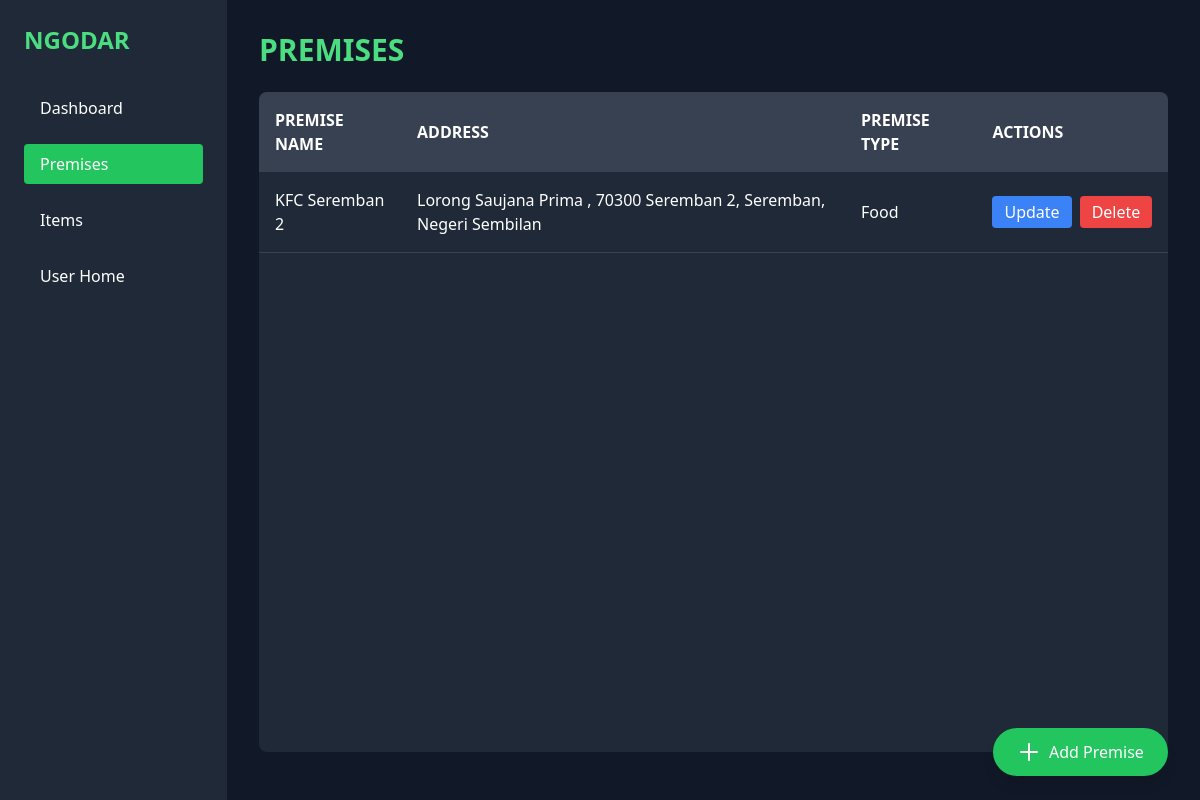
/merchant-home/premise/ (signed in), run on an earlier commit of the app's database.
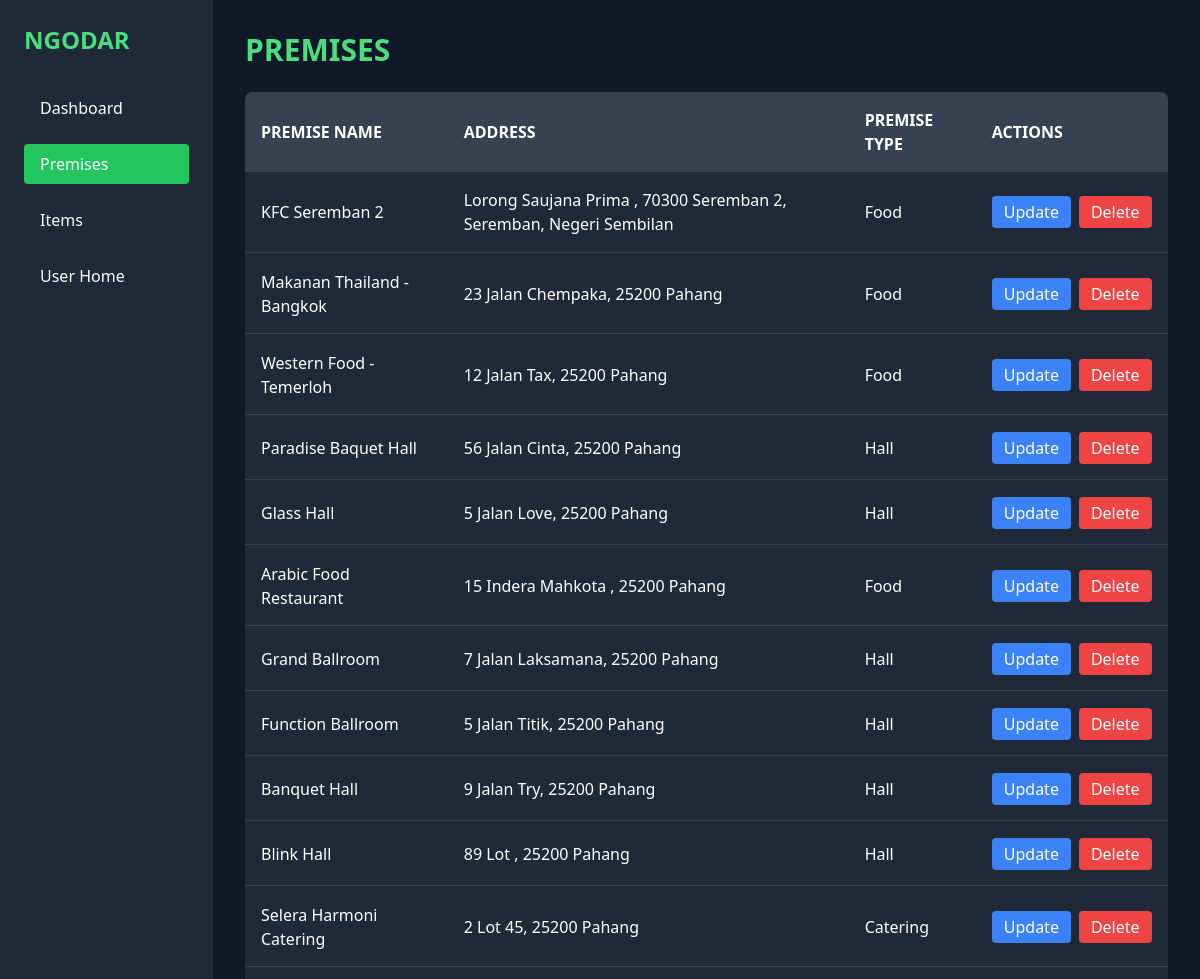
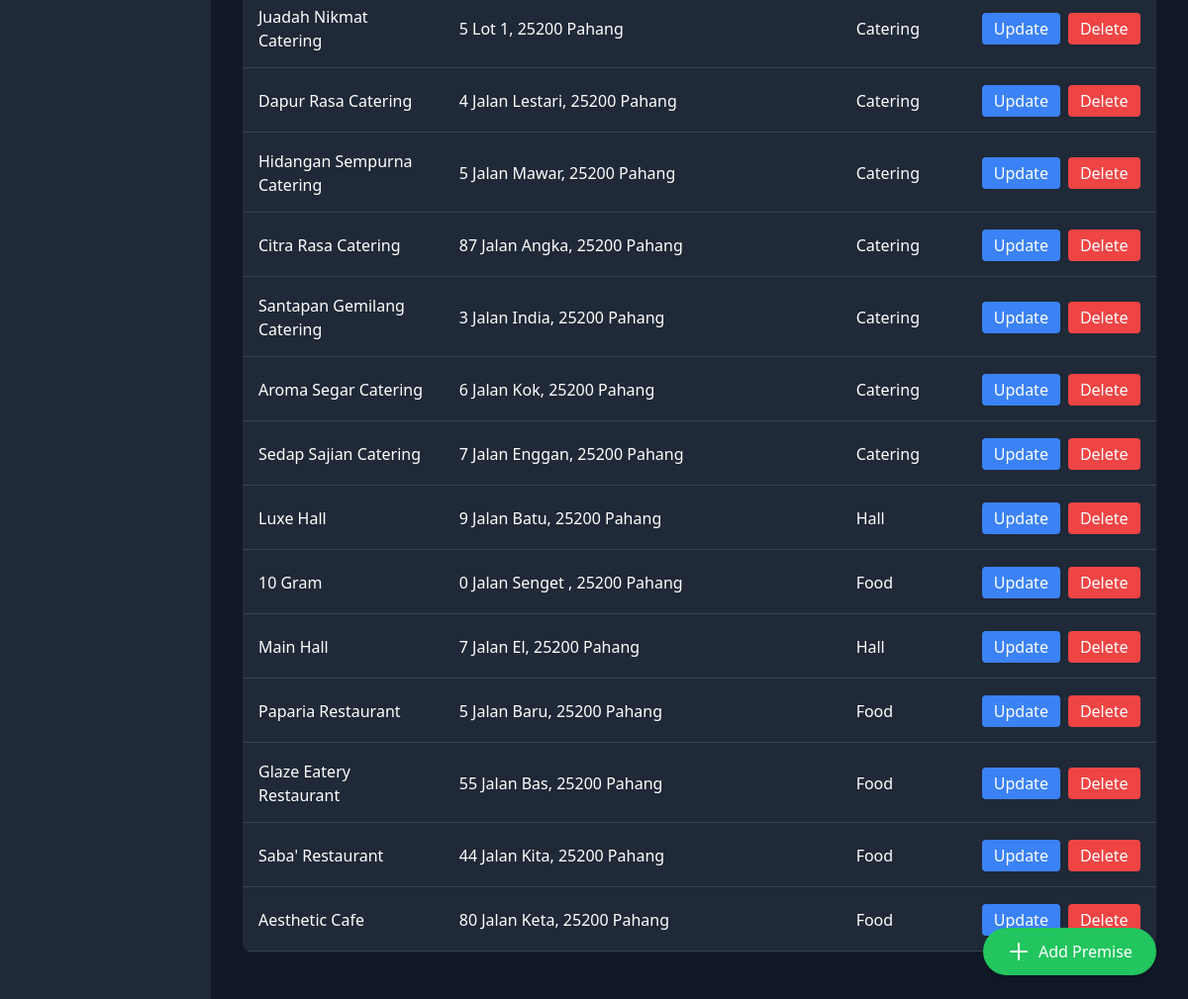
And on a later commit of the database (2 pictures, top to bottom).
### ngodars/models.py (models this page shows, shortened)
class PREMISE(models.Model):
    PREMISE = [
        {'hall','Hall'},
        {'catering', 'Catering'},
        {'food','Food'},
    ]
    def validate_image(image):
        if image.size > 5 * 1024 * 1024:  # Limit to 2 MB
            raise ValidationError("Image file too large ( > 5MB )")
        if not image.name.endswith(('.png', '.jpg', '.jpeg')):
            raise ValidationError("Unsupported file extension. Only .png, .jpg, and .jpeg are allowed.")
    premiseID = models.AutoField(primary_key=True)
    premisename = models.TextField()
    premisetype = models.TextField(choices=PREMISE,default=None)
    premiseimage = models.ImageField(upload_to='premise_images/', validators=[validate_image], default=None)
    statearea = models.TextField(default=None)
    poscode = models.TextField(default=None)
    unit = models.TextField(default=None)
    streetname = models.TextField(default=None)
    merchantID = models.ForeignKey(MERCHANT, on_delete=models.CASCADE, default=None)

### ngodars/views.py (the view)
# urls.py: path('merchant-home/premise/', views.premise, name='premise'),
def premise(request):
    user_id = request.session.get('user_id')
    if not request.session.get('user_type') == 'user':
        request.session.flush()
        messages.error(request, "You do not have permission to view this page. Please login again")
        return redirect('login')
    merchant = MERCHANT.objects.get(userID=user_id)
    premises = PREMISE.objects.filter(merchantID=merchant)
    return render(request, 'merchant/premise.html', {'premises': premises})

### ngodars/templates/merchant/premise.html (shortened to what this page needs)
{% load static %}
<!DOCTYPE html>
<html lang="en">
<head>
    <script src="https://cdn.tailwindcss.com"></script>
</head>
<body class="bg-gray-900 text-white min-h-screen flex">
    <div class="w-64 bg-gray-800 p-6">
        <a href="{% url 'merchant_dashboard' %}"><h1 class="text-2xl font-bold mb-8 text-green-400">NGODAR</h1></a>
        <nav class="space-y-4">
            <a href="{% url 'merchant_dashboard' %}" class="block py-2 px-4 hover:bg-gray-700 rounded">Dashboard</a>
            <a href="#" class="block py-2 px-4 bg-green-500 text-white rounded">Premises</a>
            <a href="{% url 'items' %}" class="block py-2 px-4 hover:bg-gray-700 rounded">Items</a>
            <a href="{% url 'user_home' %}" class="block py-2 px-4 hover:bg-gray-700 rounded">User Home</a>
        </nav>
    </div>
    <div class="flex-grow p-8 relative flex flex-col dashboard-section">
        <h2 class="text-3xl font-bold mb-6 text-green-400 dashboard-section-item">PREMISES</h2>
        <div class="bg-gray-800 rounded-lg overflow-hidden mb-4 flex-grow dashboard-section-item">
            <table class="w-full text-left">
                <thead class="bg-gray-700">
                    <tr>
                        <th class="p-4 uppercase">Premise Name</th>
                        <th class="p-4 uppercase">Address</th>
                        <th class="p-4 uppercase">Premise Type</th>
                        <th class="p-4 uppercase">Actions</th>
                    </tr>
                </thead>
                <tbody>
                    {% for premise in premises %}
                    <tr class="border-b border-gray-700 hover:bg-gray-700 transition dashboard-section-item">
                        <td class="p-4">{{ premise.premisename }}</td>
                        <td class="p-4">
                            {{ premise.unit }} {{ premise.streetname }},
                            {{ premise.poscode }} {{ premise.statearea }}
                        </td>
                        <td class="p-4">{{ premise.premisetype|title }}</td>
                        <td class="p-4">
                            <div class="flex space-x-2">
                                <a href="{% url 'update_premise' premise.premiseID %}"
                                   class="bg-blue-500 hover:bg-blue-600 text-white py-1 px-3 rounded">
                                    Update
                                </a>
                                <a href="{% url 'delete_premise' premise.premiseID %}"
                                   onclick="return confirm('Are you sure you want to delete this premise?');"
                                   class="bg-red-500 hover:bg-red-600 text-white py-1 px-3 rounded">
                                    Delete
                                </a>
                            </div>
                        </td>
                    </tr>
                    {% empty %}
                    <tr>
                        <td colspan="4" class="p-4 text-center text-gray-500 dashboard-section-item">
                            No premises found. Add your first premise!
                        </td>
                    </tr>
                    {% endfor %}
                </tbody>
            </table>
        </div>
        <div class="fixed bottom-6 right-8 z-10 dashboard-section-item">
            <a href="{% url 'add_premise' %}"
               class="bg-green-500 hover:bg-green-600 text-white py-3 px-6 rounded-full shadow-lg flex items-center space-x-2 transition-all duration-300 ease-in-out transform hover:scale-105">
                <svg xmlns="http://www.w3.org/2000/svg" class="h-6 w-6" fill="none" viewBox="0 0 24 24" stroke="currentColor">
                    <path stroke-linecap="round" stroke-linejoin="round" stroke-width="2" d="M12 4v16m8-8H4" />
                </svg>
                <span>Add Premise</span>
            </a>
        </div>
    </div>
</body>
</html>

What changed in the data, as far as the page shows it:
added PREMISE: premisename "Makanan Thailand - Bangkok", unit "23", streetname "Jalan Chempaka", poscode "25200", statearea "Pahang", premisetype "Food"
added PREMISE: premisename "Western Food - Temerloh", unit "12", streetname "Jalan Tax", poscode "25200", statearea "Pahang", premisetype "Food"
added PREMISE: premisename "Paradise Baquet Hall", unit "56", streetname "Jalan Cinta", poscode "25200", statearea "Pahang", premisetype "Hall"
added PREMISE: premisename "Glass Hall", unit "5", streetname "Jalan Love", poscode "25200", statearea "Pahang", premisetype "Hall"
added PREMISE: premisename "Arabic Food Restaurant", unit "15", streetname "Indera Mahkota", poscode "25200", statearea "Pahang", premisetype "Food"
added PREMISE: premisename "Grand Ballroom", unit "7", streetname "Jalan Laksamana", poscode "25200", statearea "Pahang", premisetype "Hall"
added PREMISE: premisename "Function Ballroom", unit "5", streetname "Jalan Titik", poscode "25200", statearea "Pahang", premisetype "Hall"
added PREMISE: premisename "Banquet Hall", unit "9", streetname "Jalan Try", poscode "25200", statearea "Pahang", premisetype "Hall"
added PREMISE: premisename "Blink Hall", unit "89", streetname "Lot", poscode "25200", statearea "Pahang", premisetype "Hall"
added PREMISE: premisename "Selera Harmoni Catering", unit "2", streetname "Lot 45", poscode "25200", statearea "Pahang", premisetype "Catering"
added PREMISE: premisename "Juadah Nikmat Catering", unit "5", streetname "Lot 1", poscode "25200", statearea "Pahang", premisetype "Catering"
added PREMISE: premisename "Dapur Rasa Catering", unit "4", streetname "Jalan Lestari", poscode "25200", statearea "Pahang", premisetype "Catering"
added PREMISE: premisename "Hidangan Sempurna Catering", unit "5", streetname "Jalan Mawar", poscode "25200", statearea "Pahang", premisetype "Catering"
added PREMISE: premisename "Citra Rasa Catering", unit "87", streetname "Jalan Angka", poscode "25200", statearea "Pahang", premisetype "Catering"
added PREMISE: premisename "Santapan Gemilang Catering", unit "3", streetname "Jalan India", poscode "25200", statearea "Pahang", premisetype "Catering"
added PREMISE: premisename "Aroma Segar Catering", unit "6", streetname "Jalan Kok", poscode "25200", statearea "Pahang", premisetype "Catering"
added PREMISE: premisename "Sedap Sajian Catering", unit "7", streetname "Jalan Enggan", poscode "25200", statearea "Pahang", premisetype "Catering"
added PREMISE: premisename "Luxe Hall", unit "9", streetname "Jalan Batu", poscode "25200", statearea "Pahang", premisetype "Hall"
added PREMISE: premisename "10 Gram", unit "0", streetname "Jalan Senget", poscode "25200", statearea "Pahang", premisetype "Food"
added PREMISE: premisename "Main Hall", unit "7", streetname "Jalan El", poscode "25200", statearea "Pahang", premisetype "Hall"
added PREMISE: premisename "Paparia Restaurant", unit "5", streetname "Jalan Baru", poscode "25200", statearea "Pahang", premisetype "Food"
added PREMISE: premisename "Glaze Eatery Restaurant", unit "55", streetname "Jalan Bas", poscode "25200", statearea "Pahang", premisetype "Food"
added PREMISE: premisename "Saba' Restaurant", unit "44", streetname "Jalan Kita", poscode "25200", statearea "Pahang", premisetype "Food"
added PREMISE: premisename "Aesthetic Cafe", unit "80", streetname "Jalan Keta", poscode "25200", statearea "Pahang", premisetype "Food"
